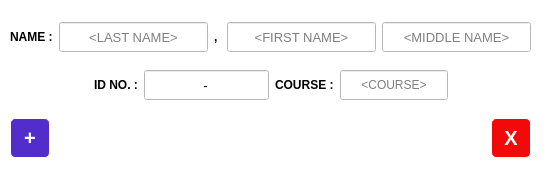
<?xml version="1.0" encoding="UTF-8"?>
<ui version="4.0">
 <class>UIAddStudent</class>
 <widget class="QWidget" name="UIAddStudent">
  <property name="geometry">
   <rect>
    <x>0</x>
    <y>0</y>
    <width>551</width>
    <height>193</height>
   </rect>
  </property>
  <property name="windowTitle">
   <string>Add Student</string>
  </property>
  <property name="styleSheet">
   <string notr="true">background-color: white;</string>
  </property>
  <widget class="QWidget" name="verticalLayoutWidget">
   <property name="geometry">
    <rect>
     <x>10</x>
     <y>10</y>
     <width>521</width>
     <height>161</height>
    </rect>
   </property>
   <layout class="QVBoxLayout" name="verticalLayout">
    <item>
     <layout class="QHBoxLayout" name="horizontalLayout">
      <item>
       <widget class="QLabel" name="lblName">
        <property name="font">
         <font>
          <family>Segoe UI</family>
         </font>
        </property>
        <property name="text">
         <string>&lt;html&gt;&lt;head/&gt;&lt;body&gt;&lt;p&gt;&lt;span style=&quot; font-weight:600;&quot;&gt;NAME :&lt;/span&gt;&lt;/p&gt;&lt;/body&gt;&lt;/html&gt;</string>
        </property>
        <property name="textFormat">
         <enum>Qt::RichText</enum>
        </property>
       </widget>
      </item>
      <item>
       <widget class="QLineEdit" name="txtLName">
        <property name="minimumSize">
         <size>
          <width>0</width>
          <height>30</height>
         </size>
        </property>
        <property name="maximumSize">
         <size>
          <width>200</width>
          <height>16777215</height>
         </size>
        </property>
        <property name="font">
         <font>
          <family>Segoe UI</family>
          <pointsize>10</pointsize>
          <weight>50</weight>
          <bold>false</bold>
         </font>
        </property>
        <property name="inputMask">
         <string/>
        </property>
        <property name="text">
         <string/>
        </property>
        <property name="maxLength">
         <number>32767</number>
        </property>
        <property name="frame">
         <bool>true</bool>
        </property>
        <property name="alignment">
         <set>Qt::AlignCenter</set>
        </property>
        <property name="placeholderText">
         <string>&lt;LAST NAME&gt;</string>
        </property>
       </widget>
      </item>
      <item>
       <widget class="QLabel" name="label_2">
        <property name="font">
         <font>
          <family>Segoe UI</family>
         </font>
        </property>
        <property name="text">
         <string>&lt;html&gt;&lt;head/&gt;&lt;body&gt;&lt;p&gt;&lt;span style=&quot; font-weight:600;&quot;&gt;, &lt;/span&gt;&lt;/p&gt;&lt;/body&gt;&lt;/html&gt;</string>
        </property>
        <property name="textFormat">
         <enum>Qt::RichText</enum>
        </property>
       </widget>
      </item>
      <item>
       <widget class="QLineEdit" name="txtFName">
        <property name="minimumSize">
         <size>
          <width>0</width>
          <height>30</height>
         </size>
        </property>
        <property name="maximumSize">
         <size>
          <width>200</width>
          <height>16777215</height>
         </size>
        </property>
        <property name="font">
         <font>
          <family>Segoe UI</family>
          <pointsize>10</pointsize>
          <weight>50</weight>
          <bold>false</bold>
         </font>
        </property>
        <property name="inputMask">
         <string/>
        </property>
        <property name="text">
         <string/>
        </property>
        <property name="alignment">
         <set>Qt::AlignCenter</set>
        </property>
        <property name="placeholderText">
         <string>&lt;FIRST NAME&gt;</string>
        </property>
       </widget>
      </item>
      <item>
       <widget class="QLineEdit" name="txtMName">
        <property name="minimumSize">
         <size>
          <width>0</width>
          <height>30</height>
         </size>
        </property>
        <property name="maximumSize">
         <size>
          <width>200</width>
          <height>16777215</height>
         </size>
        </property>
        <property name="font">
         <font>
          <family>Segoe UI</family>
          <pointsize>10</pointsize>
          <weight>50</weight>
          <bold>false</bold>
         </font>
        </property>
        <property name="inputMask">
         <string/>
        </property>
        <property name="text">
         <string/>
        </property>
        <property name="alignment">
         <set>Qt::AlignCenter</set>
        </property>
        <property name="placeholderText">
         <string>&lt;MIDDLE NAME&gt;</string>
        </property>
       </widget>
      </item>
     </layout>
    </item>
    <item>
     <layout class="QHBoxLayout" name="horizontalLayout_3">
      <item>
       <spacer name="horizontalSpacer">
        <property name="orientation">
         <enum>Qt::Horizontal</enum>
        </property>
        <property name="sizeHint" stdset="0">
         <size>
          <width>40</width>
          <height>20</height>
         </size>
        </property>
       </spacer>
      </item>
      <item>
       <widget class="QLabel" name="lblIDNo">
        <property name="font">
         <font>
          <family>Segoe UI</family>
         </font>
        </property>
        <property name="text">
         <string>&lt;html&gt;&lt;head/&gt;&lt;body&gt;&lt;p&gt;&lt;span style=&quot; font-weight:600;&quot;&gt;ID NO. :&lt;/span&gt;&lt;/p&gt;&lt;/body&gt;&lt;/html&gt;</string>
        </property>
        <property name="textFormat">
         <enum>Qt::RichText</enum>
        </property>
       </widget>
      </item>
      <item>
       <widget class="QLineEdit" name="txtIDNo">
        <property name="minimumSize">
         <size>
          <width>0</width>
          <height>30</height>
         </size>
        </property>
        <property name="maximumSize">
         <size>
          <width>200</width>
          <height>16777215</height>
         </size>
        </property>
        <property name="font">
         <font>
          <family>Segoe UI</family>
          <pointsize>10</pointsize>
          <weight>50</weight>
          <bold>false</bold>
         </font>
        </property>
        <property name="inputMask">
         <string>9999-9999</string>
        </property>
        <property name="text">
         <string>-</string>
        </property>
        <property name="alignment">
         <set>Qt::AlignCenter</set>
        </property>
        <property name="placeholderText">
         <string>&lt;ID NO.&gt;</string>
        </property>
       </widget>
      </item>
      <item>
       <widget class="QLabel" name="lblCourse">
        <property name="font">
         <font>
          <family>Segoe UI</family>
         </font>
        </property>
        <property name="text">
         <string>&lt;html&gt;&lt;head/&gt;&lt;body&gt;&lt;p&gt;&lt;span style=&quot; font-weight:600;&quot;&gt;COURSE :&lt;/span&gt;&lt;/p&gt;&lt;/body&gt;&lt;/html&gt;</string>
        </property>
        <property name="textFormat">
         <enum>Qt::RichText</enum>
        </property>
       </widget>
      </item>
      <item>
       <widget class="QLineEdit" name="txtCourse">
        <property name="minimumSize">
         <size>
          <width>0</width>
          <height>30</height>
         </size>
        </property>
        <property name="maximumSize">
         <size>
          <width>200</width>
          <height>16777215</height>
         </size>
        </property>
        <property name="inputMask">
         <string/>
        </property>
        <property name="alignment">
         <set>Qt::AlignCenter</set>
        </property>
        <property name="placeholderText">
         <string>&lt;COURSE&gt;</string>
        </property>
       </widget>
      </item>
      <item>
       <spacer name="horizontalSpacer_2">
        <property name="orientation">
         <enum>Qt::Horizontal</enum>
        </property>
        <property name="sizeHint" stdset="0">
         <size>
          <width>40</width>
          <height>20</height>
         </size>
        </property>
       </spacer>
      </item>
     </layout>
    </item>
    <item>
     <layout class="QHBoxLayout" name="horizontalLayout_2">
      <item>
       <widget class="QPushButton" name="ASUAddBtn">
        <property name="minimumSize">
         <size>
          <width>40</width>
          <height>40</height>
         </size>
        </property>
        <property name="maximumSize">
         <size>
          <width>40</width>
          <height>40</height>
         </size>
        </property>
        <property name="toolTip">
         <string>Add Student</string>
        </property>
        <property name="styleSheet">
         <string notr="true">QPushButton#ASUAddBtn {
    background-color: #522dcc;
    border-style: solid;
    border-width: 1px;
    border-radius: 5px;
    font: bold 20px;
	color: white;
    padding: 6px;
}
QPushButton#ASUAddBtn:pressed {
    background-color: #311199;
    border-style: inset;
}</string>
        </property>
        <property name="text">
         <string>+</string>
        </property>
       </widget>
      </item>
      <item>
       <spacer name="horizontalSpacer_3">
        <property name="orientation">
         <enum>Qt::Horizontal</enum>
        </property>
        <property name="sizeHint" stdset="0">
         <size>
          <width>40</width>
          <height>20</height>
         </size>
        </property>
       </spacer>
      </item>
      <item>
       <widget class="QPushButton" name="ASUCancelBtn">
        <property name="minimumSize">
         <size>
          <width>40</width>
          <height>40</height>
         </size>
        </property>
        <property name="maximumSize">
         <size>
          <width>40</width>
          <height>40</height>
         </size>
        </property>
        <property name="toolTip">
         <string>Cancel Adding</string>
        </property>
        <property name="styleSheet">
         <string notr="true">QPushButton#ASUCancelBtn {
    background-color: #f30909;
    border-style: solid;
    border-width: 1px;
    border-radius: 5px;
    font: bold 20px;
	color: white;
    padding: 6px;
}
QPushButton#ASUCancelBtn:pressed {
    background-color: #c90a0a;
    border-style: inset;
}</string>
        </property>
        <property name="text">
         <string>X</string>
        </property>
       </widget>
      </item>
     </layout>
    </item>
   </layout>
  </widget>
 </widget>
 <resources/>
 <connections/>
</ui>
